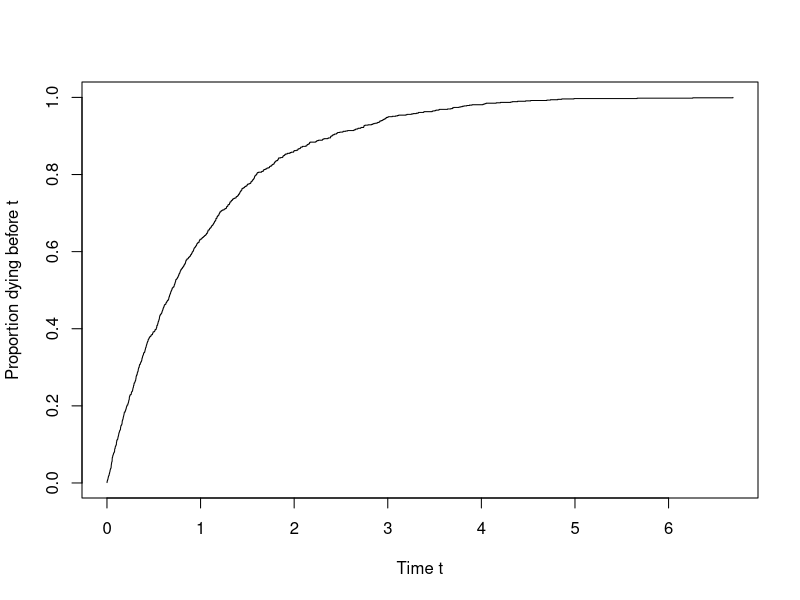
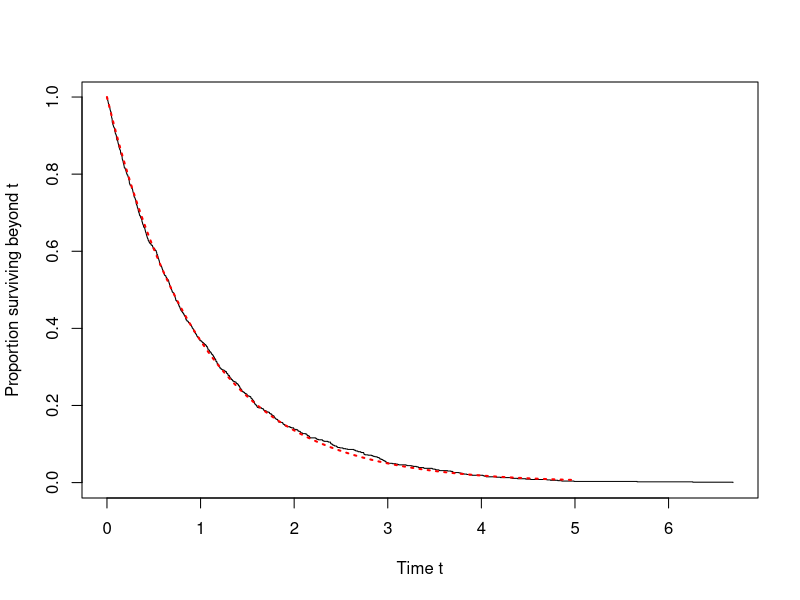
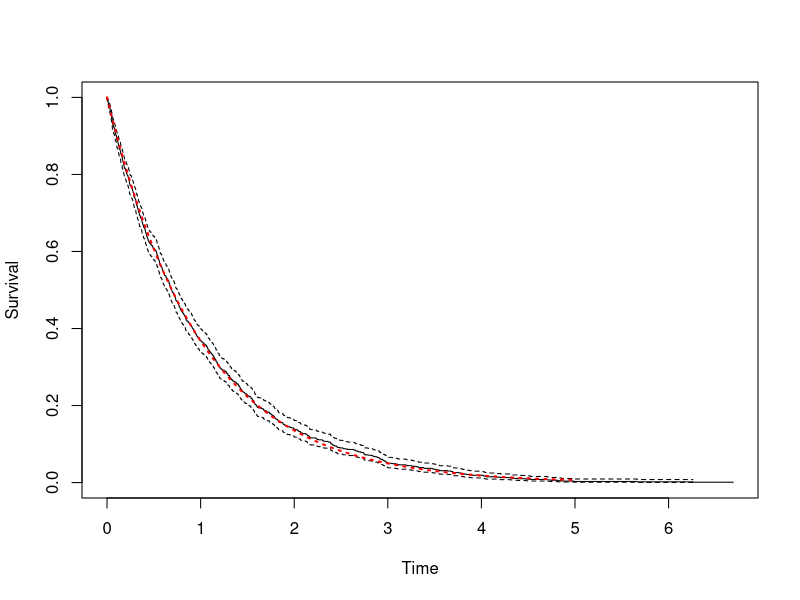
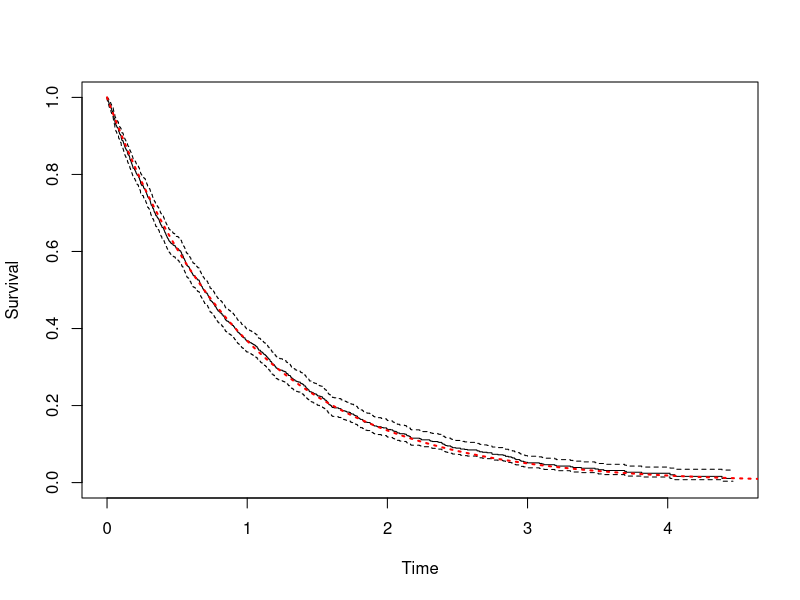
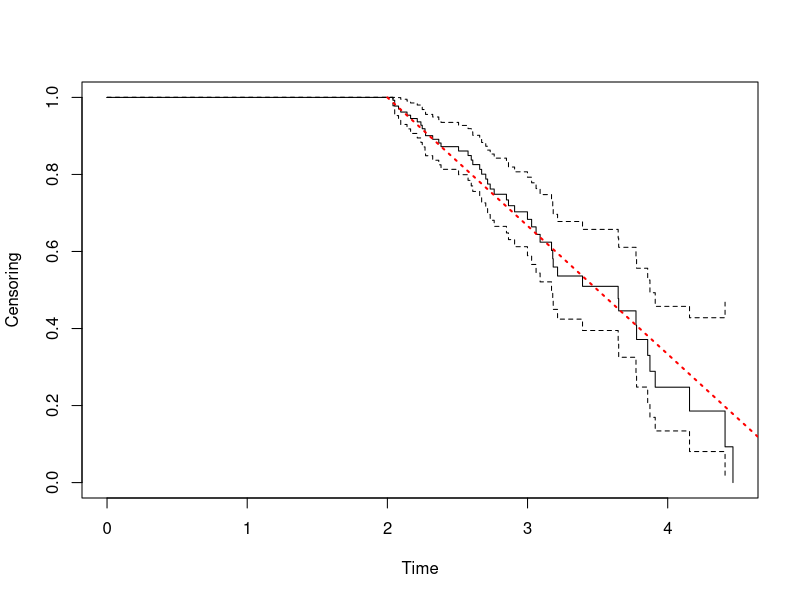
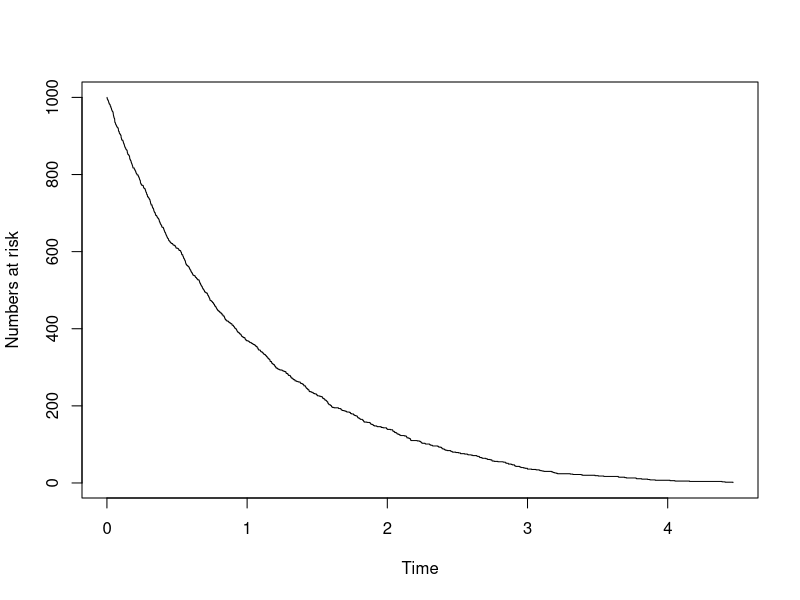
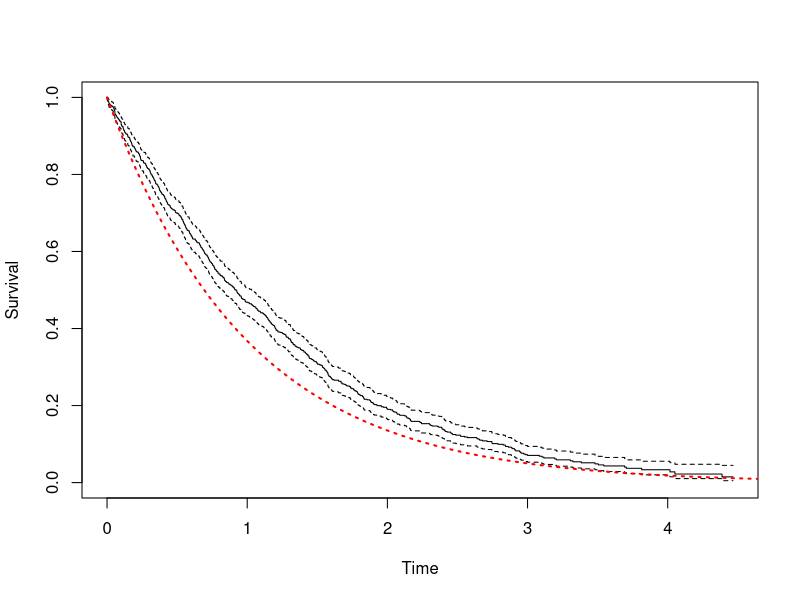
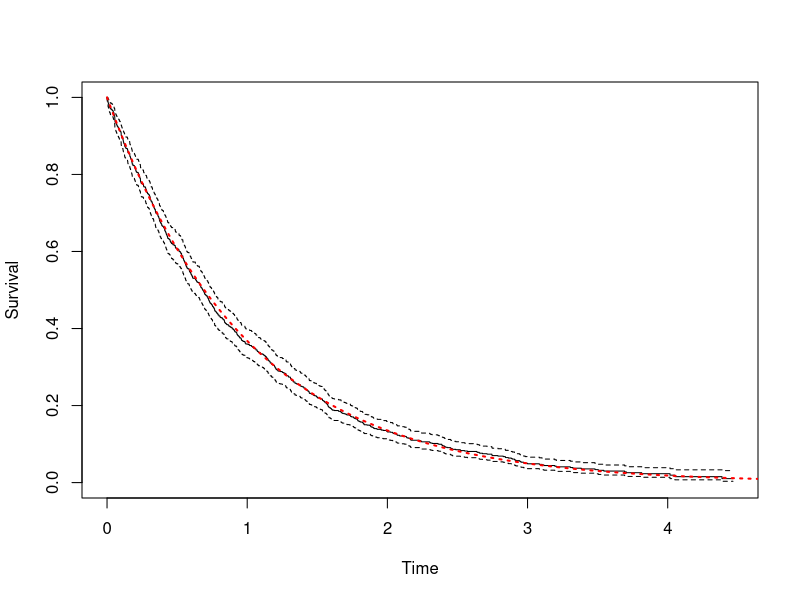

Write R code to recreate these figures, in order.
# Generate some survival data, from an exponential distribution with rate 1
set.seed(2021)
n <- 1000
tt <- rexp(n, rate=1)
# Without censoring, we can estimate the empirical distribution function
# (the empirical proportion of time points below t)
plot(sort(tt), (1:n)/n, type="s", xlab="Time t", ylab="Proportion dying before t")
# Survival function
plot(sort(tt), 1 - (1:n)/n, type="s", xlab="Time t", ylab="Proportion surviving beyond t")
tseq <- seq(0, 5, by=0.01)
lines(tseq, exp(-tseq), type="l", lwd=2, lty=3, col="red")
# Estimate this with survfit
library(survival)
status <- rep(1, n) # artificial, everyone has an event
sf <- survfit(Surv(tt, status) ~ 1)
plot(sf, xlab="Time", ylab="Survival")
tseq <- seq(0, 5, by=0.01)
lines(tseq, exp(-tseq), type="l", lwd=2, lty=3, col="red")
#
# Censoring
#
# Now add censoring, let's take uniform between 2 and 5
cc <- runif(n, min=2, max=5)
d <- data.frame(time = pmin(tt, cc), status = as.numeric(tt <= cc))
# Estimate again with survfit
sf <- survfit(Surv(time, status) ~ 1, data=d)
plot(sf, xlab="Time", ylab="Survival")
tseq <- seq(0, 5, by=0.01)
lines(tseq, exp(-tseq), type="l", lwd=2, lty=3, col="red")
# Estimate the censoring distribution
sf0 <- survfit(Surv(time, status==0) ~ 1, data=d)
plot(sf0, xlab="Time", ylab="Censoring")
tseq <- seq(2, 5, by=0.01)
lines(tseq, 1 - (tseq-2)/(5-2), type="l", lwd=2, lty=3, col="red")
# Make a plot of the numbers at risk
names(sf)
plot(sf$time, sf$n.risk, type="s", xlab="Time", ylab="Numbers at risk")
dcomplete <- d # save
#
# Delayed entry
#
# Let's say that half of the subjects enter uniformly between 0 and 2
d$entry <- 0
idx <- sample(1:n, size=n/2, replace=FALSE) # those are the ones that enter late
d$entry[idx] <- runif(n/2, min=0, max=2)
# Those that would have an event before entry are not included
d <- subset(d, entry < time)
nrow(d)
# Wrong to ignore the delayed entry
sfwrong <- survfit(Surv(time, status) ~ 1, data=d)
plot(sfwrong, xlab="Time", ylab="Survival")
tseq <- seq(0, 5, by=0.01)
lines(tseq, exp(-tseq), type="l", lwd=2, lty=3, col="red")
# But easy to incorporate the delayed entry
sfcorrect <- survfit(Surv(entry, time, status) ~ 1, data=d)
plot(sfcorrect, xlab="Time", ylab="Survival")
lines(tseq, exp(-tseq), type="l", lwd=2, lty=3, col="red")
# Numbers at risk
plot(sfcorrect$time, sfcorrect$n.risk, type="s", xlab="Time", ylab="Numbers at risk")
# Now let's say that all of the subjects enter uniformly between 0 and 3
d <- dcomplete
d$entry <- runif(n, min=0, max=3)
# Those that would have an event before entry are not included
d <- subset(d, entry < time)
nrow(d)
# Wrong to ignore the delayed entry
sfwrong <- survfit(Surv(time, status) ~ 1, data=d)
plot(sfwrong, xlab="Time", ylab="Survival")
tseq <- seq(0, 5, by=0.01)
lines(tseq, exp(-tseq), type="l", lwd=2, lty=3, col="red")
# But easy to incorporate the delayed entry
sfcorrect <- survfit(Surv(entry, time, status) ~ 1, data=d)
plot(sfcorrect, xlab="Time", ylab="Survival")
lines(tseq, exp(-tseq), type="l", lwd=2, lty=3, col="red")
# Numbers at risk
plot(sfcorrect$time, sfcorrect$n.risk, type="s", xlab="Time", ylab="Numbers at risk")
